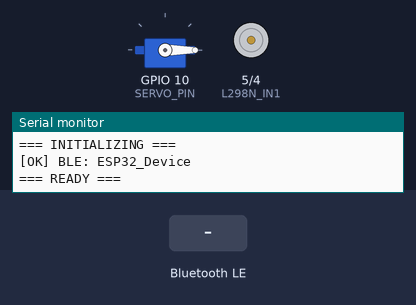
Bench run of a sketch on a simulated ESP32. On the bench: servo, motor-driver pin pairs drawn as motors (green arrow = first pin HIGH = forward, orange = second pin HIGH = backward, longer = more drive), the last lines printed to the serial monitor. The inputs (shaded band) are chosen by the test bench. Nothing arrives over Bluetooth unless stated; a phone connects over Bluetooth LE 3 s after start.

Above: at 1.2 s.
1.3 s: Bluetooth LE write "M_F" received
At 1.6 s:
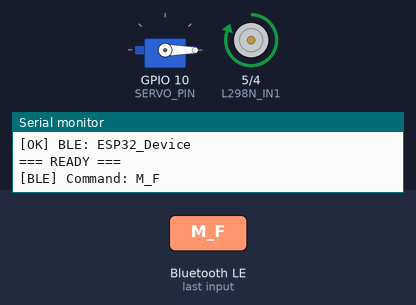
2.8 s: Bluetooth LE write "M_B" received
At 4.0 s:
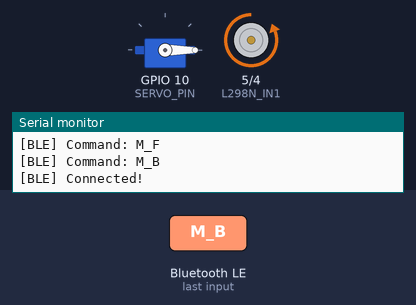
Timing chart, 0 to 5.8 s (numbered marks = the images above; inputs shaded):
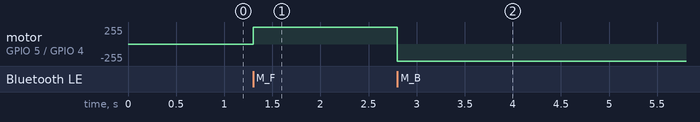

Measured:
- after the input at 1.3 s, motor on GPIO 5 (L298N_IN1) / GPIO 4 (L298N_IN2): stopped → forward 255/255 at once
- after the input at 2.8 s, motor on GPIO 5 (L298N_IN1) / GPIO 4 (L298N_IN2): forward 255/255 → backward 255/255 at once

The sketch:

ESP32_Motor.ino
```cpp
#include "ble.h"
#include "motor.h"
#include "servo.h"

unsigned long lastNotify = 0;

// setup() function: Initializes the system by setting up serial communication,
// initializing motor, servo, and BLE modules, and printing status messages.
// This function runs once at the start of the program.
void setup() {
  Serial.begin(115200);
  Serial.println("\n=== INITIALIZING ===");

  motorInit();
  servoInit();
  bleInit();

  Serial.println("=== READY ===\n");
}

// loop() function: Main program loop that runs repeatedly.
// It checks every second if the system status has changed and sends
// a BLE notification with the current system state (ON or OFF).
void loop() {
  if (millis() - lastNotify > 1000) {
    lastNotify = millis();
    String status = "SYS:"  + String(systemEnabled  ? "ON"  : "OFF");
    bleSendStatus(status);
  }
}
```

ble.cpp
```cpp
#include "ble.h"
#include "motor.h"
#include "servo.h"
#include <BLEDevice.h>
#include <BLEServer.h>
#include <BLEUtils.h>
#include <BLE2902.h>

#define SERVICE_UUID      "12345678-1234-1234-1234-123456789abc"
#define CHAR_WRITE_UUID   "12345678-1234-1234-1234-123456789abd"
#define CHAR_NOTIFY_UUID  "12345678-1234-1234-1234-123456789abe"

BLEServer*         pServer = nullptr;
BLECharacteristic* pNotify = nullptr;
bool deviceConnected        = false;
bool systemEnabled          = false;

class ServerCallbacks : public BLEServerCallbacks {
  void onConnect(BLEServer* pServer) {
    deviceConnected = true;
    Serial.println("[BLE] Connected!");
  }
  void onDisconnect(BLEServer* pServer) {
    deviceConnected = false;
    systemEnabled   = false;
    motorStop();
    BLEDevice::startAdvertising();
    Serial.println("[BLE] Disconnected!");
  }
};

class WriteCallbacks : public BLECharacteristicCallbacks {
  void onWrite(BLECharacteristic* pChar) {
    String cmd = pChar->getValue().c_str();
    cmd.trim();
    Serial.print("[BLE] Command: ");
    Serial.println(cmd);

    // ---- System ----
    if (cmd == "ON") {
      systemEnabled = true;
      Serial.println("[SYS] ON");
    }
    else if (cmd == "OFF") {
      systemEnabled = false;
      motorStop();
      Serial.println("[SYS] OFF");
    }

    // ---- Motor ----
    else if (cmd == "M_F")  motorForward();
    else if (cmd == "M_B")  motorBackward();
    else if (cmd == "M_S")  motorStop();

    // ---- Servo ----
    else if (cmd.startsWith("S:")) {
      int angle = cmd.substring(2).toInt();
      servoSetAngle(angle);
      Serial.print("[SERVO] Angle: ");
      Serial.println(angle);
    }

    else {
      Serial.println("[BLE] Invalid command");
    }
  }
};

void bleInit() {
  BLEDevice::init("ESP32_Device");
  pServer = BLEDevice::createServer();
  pServer->setCallbacks(new ServerCallbacks());

  BLEService* pService = pServer->createService(SERVICE_UUID);

  BLECharacteristic* pWrite = pService->createCharacteristic(
    CHAR_WRITE_UUID,
    BLECharacteristic::PROPERTY_WRITE
  );
  pWrite->setCallbacks(new WriteCallbacks());

  pNotify = pService->createCharacteristic(
    CHAR_NOTIFY_UUID,
    BLECharacteristic::PROPERTY_NOTIFY
  );
  pNotify->addDescriptor(new BLE2902());

  pService->start();
  BLEDevice::startAdvertising();
  Serial.println("[OK] BLE: ESP32_Device");
}

void bleSendStatus(const String& status) {
  if (deviceConnected) {
    pNotify->setValue(status.c_str());
    pNotify->notify();
  }
}
```

ble.h
```cpp
#ifndef BLE_H
#define BLE_H

class String;

void bleInit();
void bleSendStatus(const String& status);
extern bool deviceConnected;
extern bool systemEnabled;

#endif
```

motor.cpp
```cpp
#include "motor.h"
#include "Arduino.h"

#define L298N_IN1   5
#define L298N_IN2   4

void motorInit() {
  pinMode(L298N_IN1, OUTPUT);
  pinMode(L298N_IN2, OUTPUT);
  motorStop();
}

void motorForward() {
  digitalWrite(L298N_IN1, HIGH);
  digitalWrite(L298N_IN2, LOW);
}

void motorBackward() {
  digitalWrite(L298N_IN1, LOW);
  digitalWrite(L298N_IN2, HIGH);
}

void motorStop() {
  digitalWrite(L298N_IN1, LOW);
  digitalWrite(L298N_IN2, LOW);
}
```

motor.h
```cpp
#ifndef MOTOR_H
#define MOTOR_H

void motorInit();
void motorForward();
void motorBackward();
void motorStop();

#endif
```

servo.cpp
```cpp
#include "servo.h"
#include <ESP32Servo.h>

#define SERVO_PIN   10

Servo myServo;

void servoInit() {
  myServo.attach(SERVO_PIN);
  myServo.write(0);
}

void servoSetAngle(int angle) {
  angle = constrain(angle, 0, 180);
  myServo.write(angle);
}
```

servo.h
```cpp
#ifndef SERVO_H
#define SERVO_H

void servoInit();
void servoSetAngle(int angle);

#endif
```
